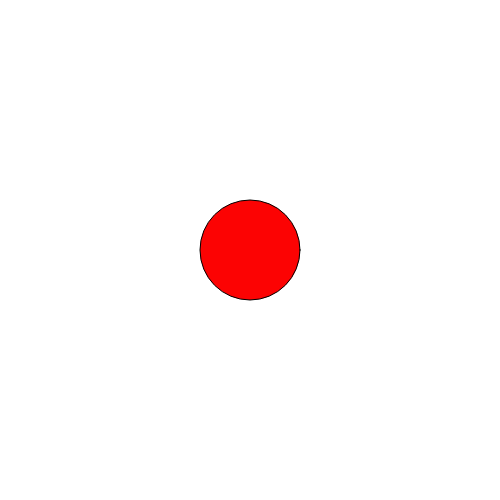
Frame 1 (no input)
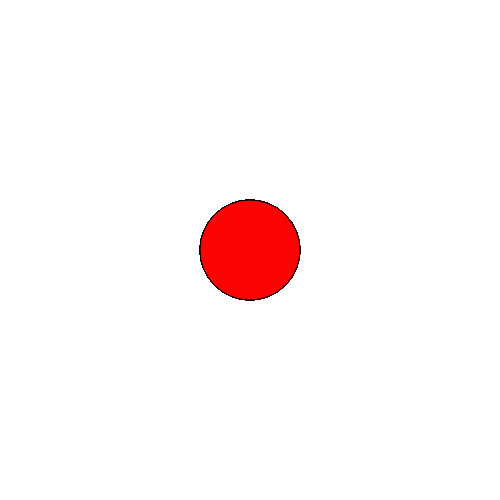
Frame 60 (no input)
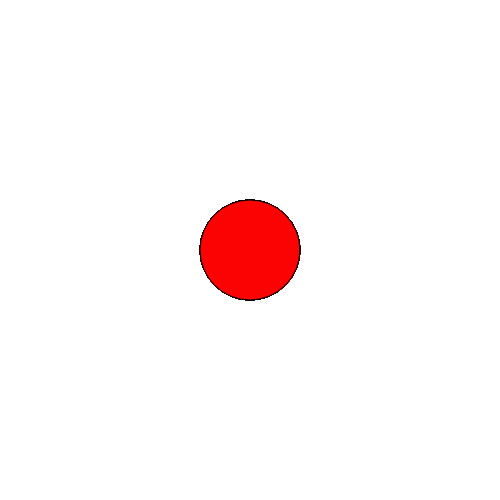
Frame 120 (the mouse pressed at the canvas centre since frame 60)

The p5.js sketch that drew these frames (run headless with seeded random() and noise() and a simulated clock; from frame 60 on, the mouse is pressed at the canvas centre):

// p5.js sketch
// ── sketch.js
var canvasWidth = 500
var canvasHeight = 500

function setup() {
    createCanvas(canvasWidth, canvasHeight);
}

function draw() {
    background(220);
}

function draw() {
    fill(252, 3, 3)
    circle(canvasWidth / 2, canvasHeight / 2, 100);
}
